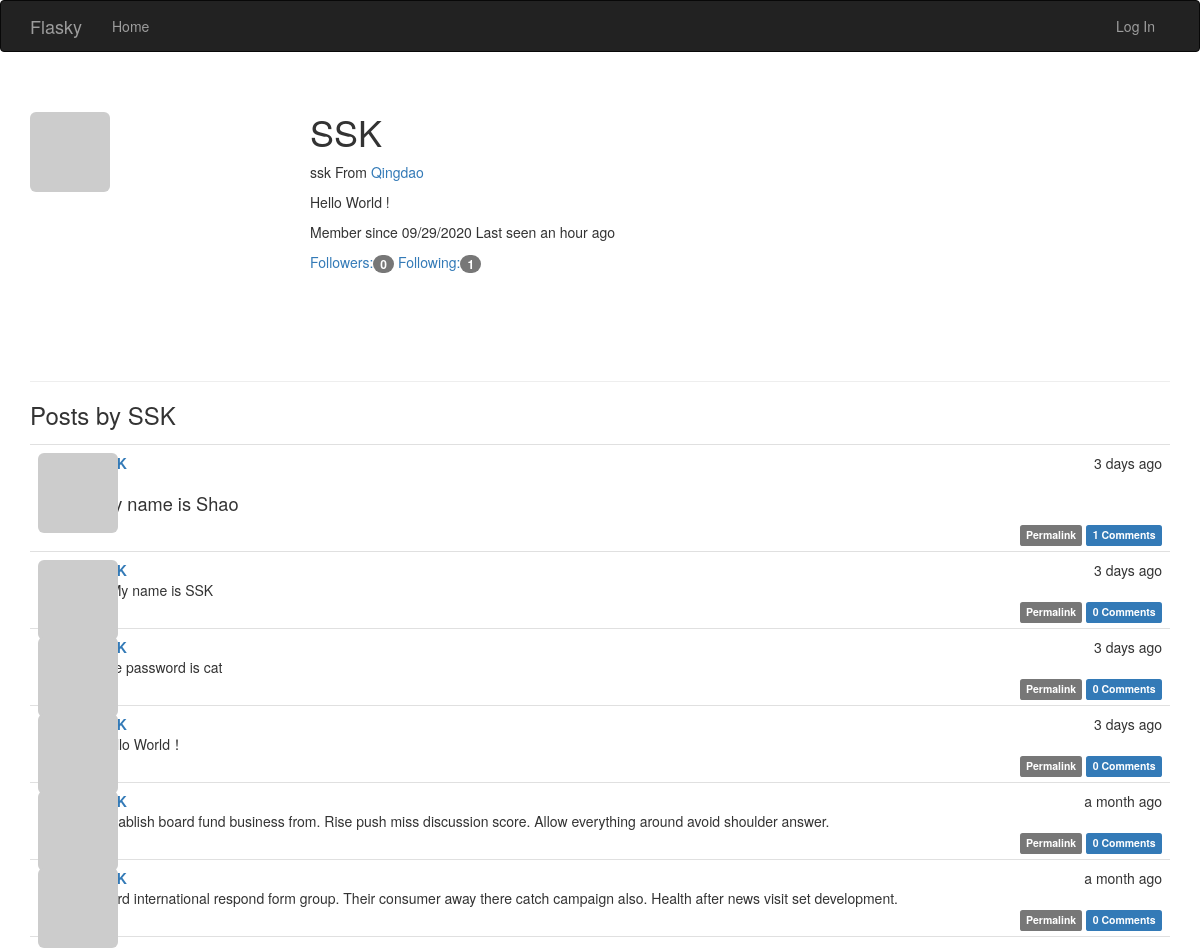
Page /user/SSK on the earlier database version.
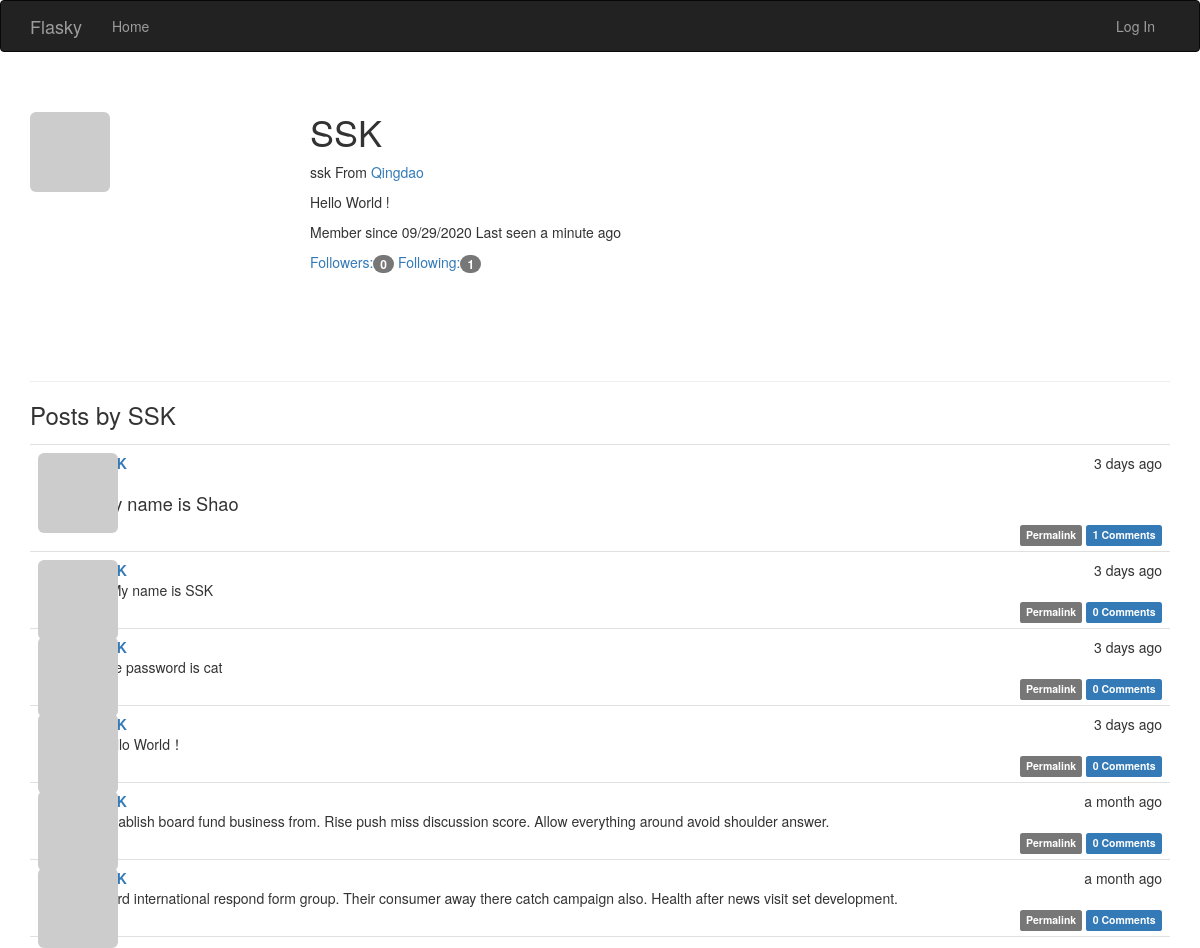
Same page on the later database version.
### app/models.py (models this page shows, shortened)
class User(UserMixin,db.Model):
    __tablename__='users'
    id = db.Column(db.Integer,primary_key=True)
    email = db.Column(db.String(64),unique=True,index=True)
    role_id = db.Column(db.Integer,db.ForeignKey('roles.id'))
    username = db.Column(db.String(64), unique=True, index=True)
    password_hash=db.Column(db.String(128))
    confirmed = db.Column(db.Boolean,default=False)
    name = db.Column(db.String(64))
    location = db.Column(db.String(64))
    about_me = db.Column(db.Text())
    member_since = db.Column(db.DateTime(),default=datetime.utcnow)
    last_seen = db.Column(db.DateTime(),default=datetime.utcnow)
    avatar_hash = db.Column(db.String(32))
    posts = db.relationship('Post',backref='author',lazy='dynamic')
    followed = db.relationship('Follow',
                               foreign_keys=[Follow.follower_id],
                               backref=db.backref('follower', lazy='joined'),
                               lazy='dynamic',
                               cascade='all, delete-orphan')
    followers = db.relationship('Follow',
                                foreign_keys=[Follow.followed_id],
                                backref=db.backref('followed', lazy='joined'),
                                lazy='dynamic',
                                cascade='all, delete-orphan')
    comments = db.relationship('Comment',backref='author',lazy='dynamic')
    def gravatar_hash(self):
        return hashlib.md5(self.email.lower().encode('utf-8')).hexdigest()
    def gravatar(self,size=100,default='identicon',ratting='g'):
        if request.is_secure:
            url = 'https://secure.gravatar.com/avatar'
        else:
            url = 'http://www.gravatar.com/avatar'
        hash = self.gravatar_hash() or self.avatar_hash
        return '{url}/{hash}?s={size}&d={default}&r={ratting}'.format(url=url,hash=hash,size=size,default=default,ratting=ratting)
    @property
    def password(self):
        raise AttributeError('password is not a readable attribute')

### app/main/views.py (the view)
@main.route('/user/<username>')
def user(username):
    user = User.query.filter_by(username=username).first_or_404()
    posts = user.posts.order_by(Post.timestamp.desc()).all()
    return render_template('user.html',user=user,posts=posts)

### app/auth/views.py (called while the page is built)
@auth.before_app_request
def before_request():
    if current_user.is_authenticated:
        current_user.ping()
        if not current_user.confirmed \
                and request.blueprint != 'auth' \
                and request.endpoint != 'static':
            return redirect(url_for('auth.unconfirmed'))

### app/main/__init__.py (called while the page is built)
@main.app_context_processor
def inject_permissions():
    return dict(Permission=Permission)

### app/models.py (called while the page is built)
    def can(self,permissions):
        return False

    def is_administrator(self):
        return False

### app/templates/user.html (shortened to what this page needs)
{% extends "base.html" %}
{% block styles %}
{{ super() }}
<link rel="stylesheet" href="{{ url_for('static', filename='styles.css') }}">
{% endblock %}
{% block page_content %}
<div class="page-header">
    <img class="img-rounded profile-thumbnail" src="{{ user.gravatar(size=256) }}">
    <div class="profile-header">
        <h1>{{ user.username }}</h1>
        {% if user.name or user.location %}
        <p>
            {% if user.name %}{{ user.name }}{% endif %}
            {% if user.location %}
                From <a href="http://maps.google.com/?q={{ user.location }}">
                    {{ user.location }}
                </a>
            {% endif %}
        </p>
        {% endif %}
        {% if user.about_me %}<p>{{ user.about_me }}</p>{% endif %}
        <p>
            Member since {{ moment(user.member_since).format('L') }}
            Last seen {{ moment(user.last_seen).fromNow() }}
        </p>
        <a href="{{ url_for('.followers',username=user.username) }}">
            Followers:<span class="badge">{{ user.followers.count() }}</span>
        </a>
        <a href="{{ url_for('.followed_by',username=user.username) }}">
            Following:<span class="badge">{{ user.followed.count() }}</span>
        </a>
    </div>
</div>
<h3>Posts by {{ user.username }}</h3>
{% include '_posts.html' %}
{% endblock %}

Differences in the rows shown:
changed User "SSK": last_seen "an hour ago" → "a minute ago"
